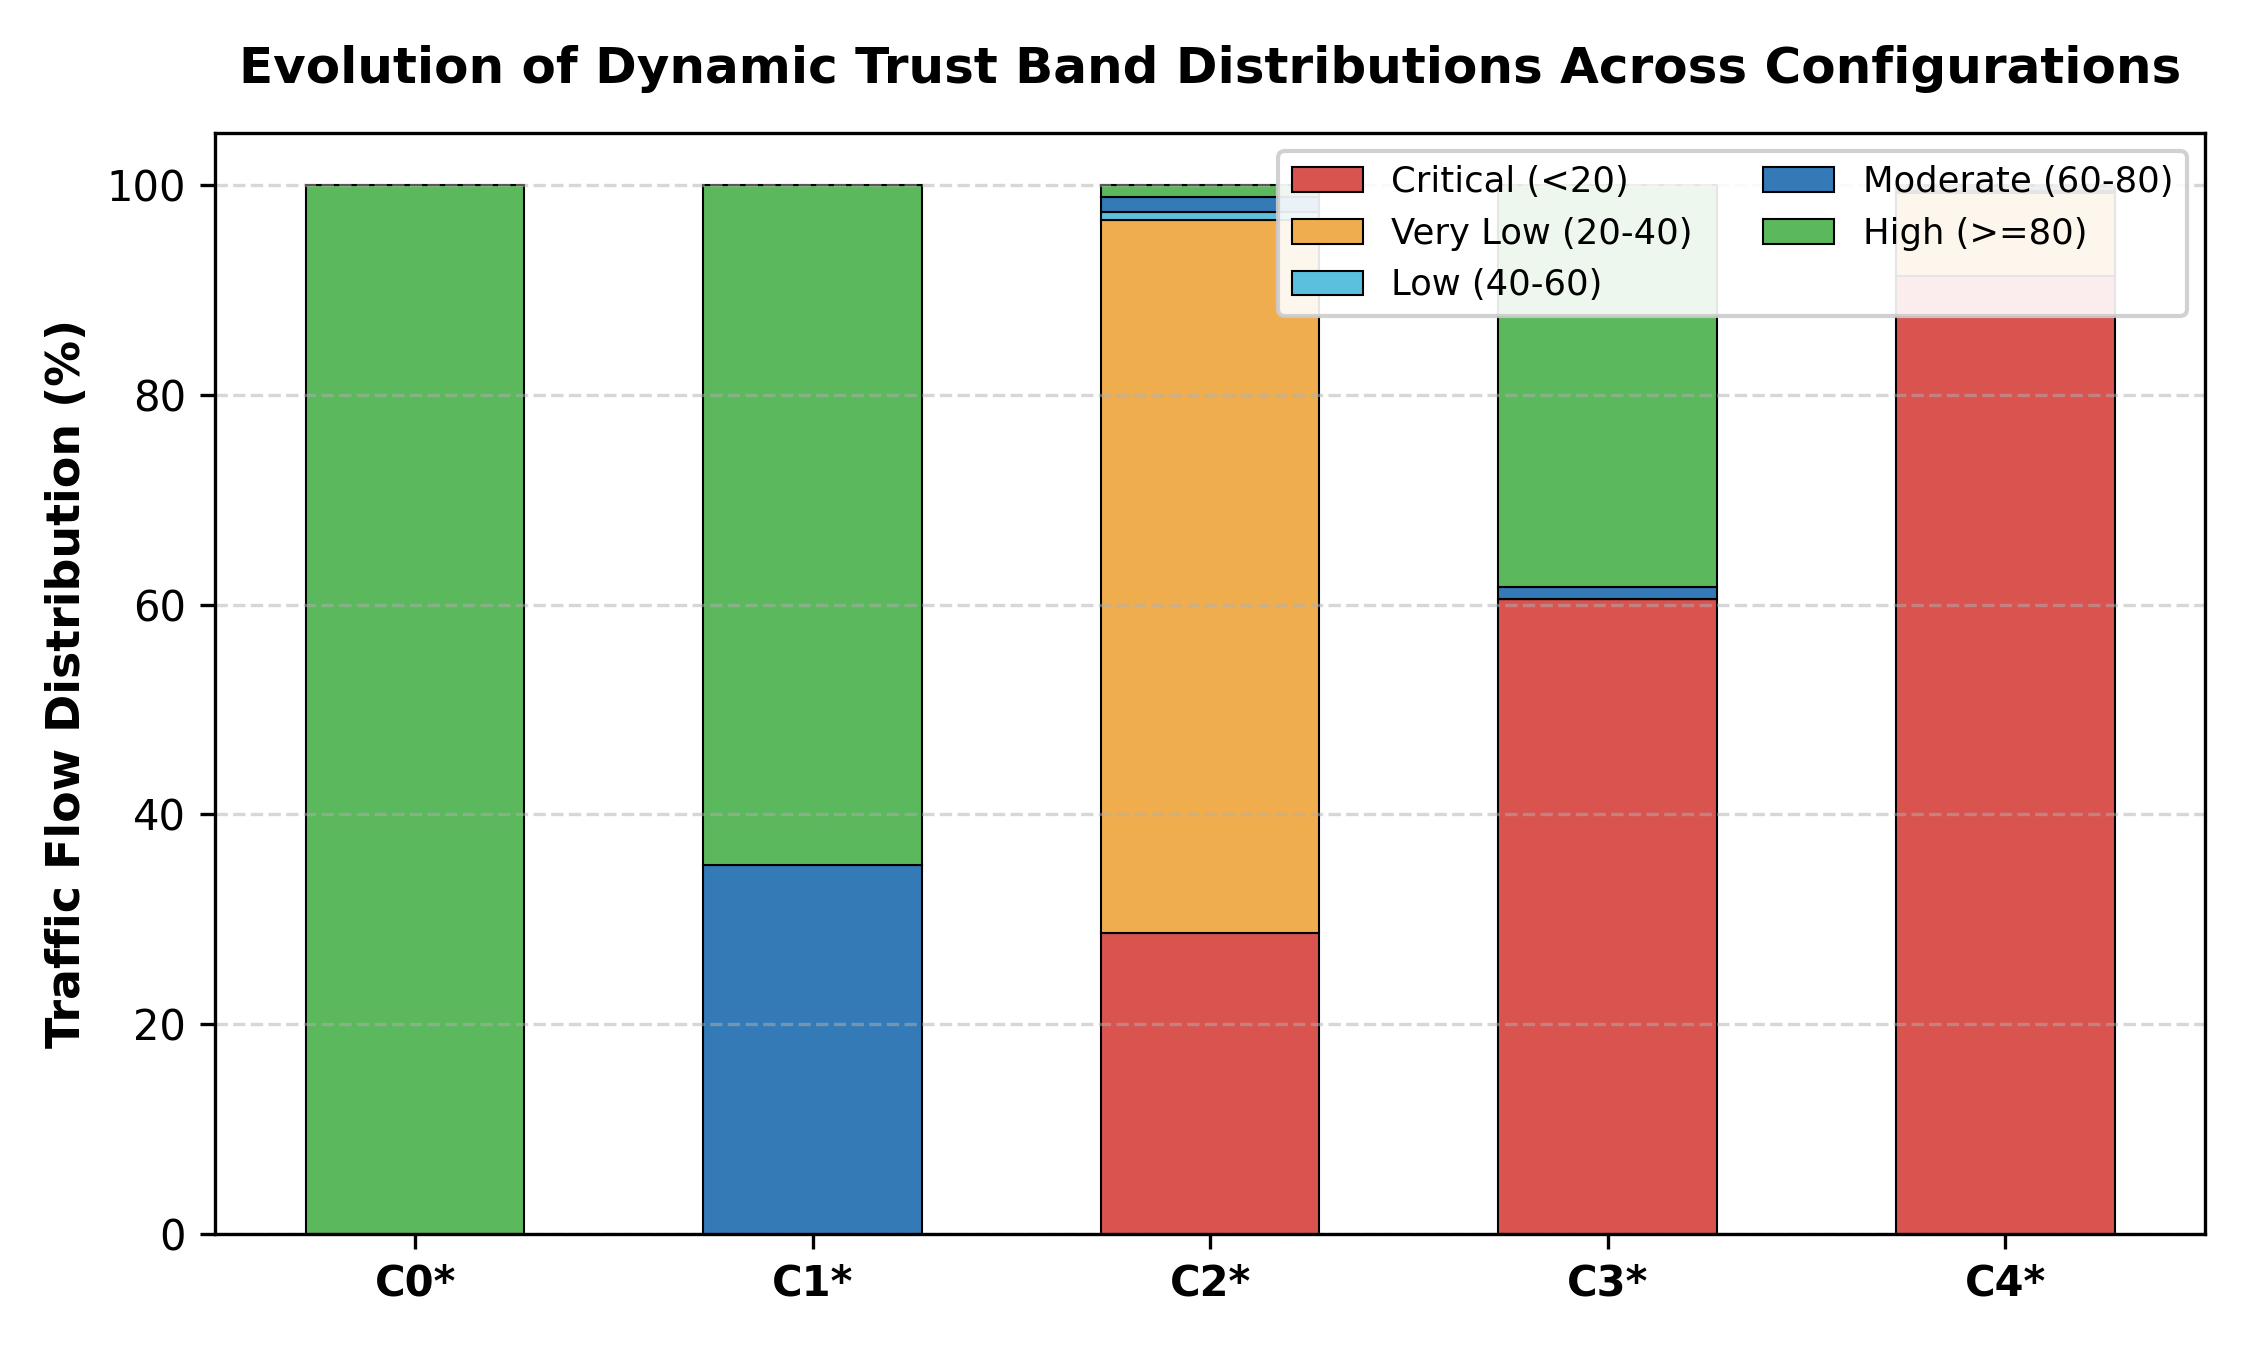

This chart was generated by the following Python code:
# experiments/E13_table4_figure3/plot.py
import pandas as pd
import numpy as np
import matplotlib
matplotlib.use("Agg")
import matplotlib.pyplot as plt

df = pd.read_csv("experiments/E13_table4_figure3/results.csv")

fig, ax = plt.subplots(figsize=(7.5, 4.5), dpi=300)

configs = [c.split(" ")[0] for c in df["Config"]]
bands = ["Critical", "Very Low", "Low", "Moderate", "High"]
labels = ["Critical (<20)", "Very Low (20-40)", "Low (40-60)", "Moderate (60-80)", "High (>=80)"]
colors = ["#D9534F", "#F0AD4E", "#5BC0DE", "#337AB7", "#5CB85C"]

bottom = np.zeros(len(configs))
x = np.arange(len(configs))
width = 0.55

for i, band in enumerate(bands):
    vals = df[band].values
    ax.bar(x, vals, bottom=bottom, label=labels[i], color=colors[i], width=width, edgecolor="black", linewidth=0.5)
    bottom += vals

ax.set_xticks(x)
ax.set_xticklabels(configs, fontsize=10, fontweight="bold")
ax.set_ylabel("Traffic Flow Distribution (%)", fontsize=11, fontweight="bold")
ax.set_title("Evolution of Dynamic Trust Band Distributions Across Configurations", fontsize=12, fontweight="bold", pad=12)
ax.legend(loc="upper right", fontsize=8.5, framealpha=0.9, ncol=2)
ax.set_ylim(0, 105)
ax.grid(axis="y", linestyle="--", alpha=0.5)

plt.tight_layout()
plt.savefig("experiments/E13_table4_figure3/plot.png", dpi=300)
plt.savefig("paper2/figures/O2_B_band_distribution_comparison.png", dpi=300)
plt.close()
print("Saved experiments/E13_table4_figure3/plot.png")
